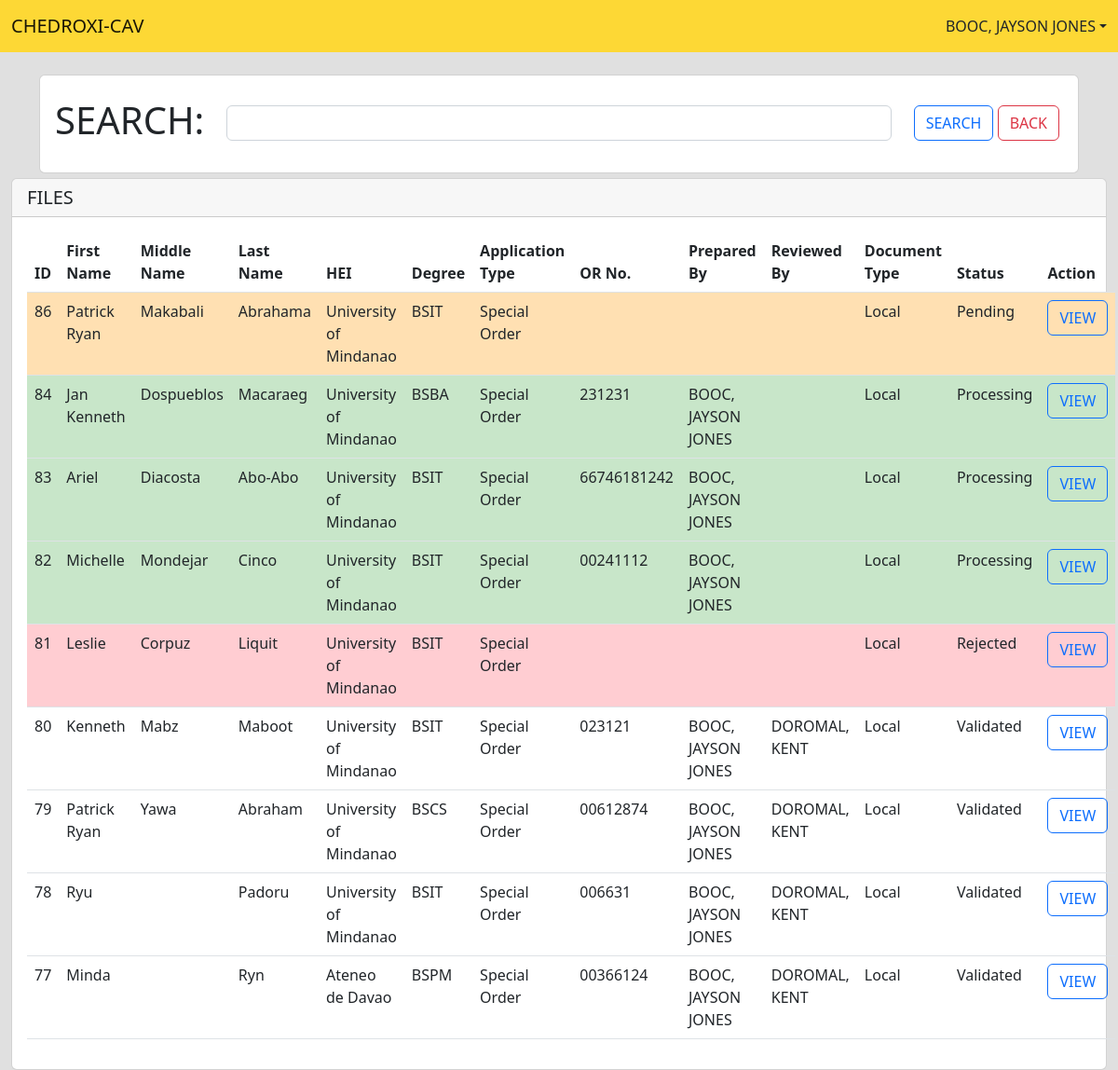
Page /pages/admin/pages/viewFiles.php (signed in) on the committed database.
### tables this page shows
CREATE TABLE `tbl_users` (
  `userID` int(11) NOT NULL,
  `lastname` varchar(30) NOT NULL,
  `firstname` varchar(50) NOT NULL,
  `username` varchar(30) NOT NULL,
  `password` varchar(30) NOT NULL,
  `emailAddress` varchar(50) NOT NULL,
  `roleID` int(11) NOT NULL,
  `picture` blob DEFAULT NULL,
  `active` varchar(3) NOT NULL
);

CREATE TABLE `tbl_process` (
  `ID` int(11) NOT NULL,
  `schoolID` int(11) NOT NULL,
  `firstName` varchar(50) NOT NULL,
  `middleName` varchar(50) NOT NULL,
  `lastName` varchar(50) NOT NULL,
  `courseID` int(11) NOT NULL,
  `applicationType` varchar(20) NOT NULL,
  `mode` varchar(20) NOT NULL,
  `SOnumber` varchar(20) DEFAULT NULL,
  `graduationDate` varchar(30) NOT NULL,
  `syStarted` varchar(30) NOT NULL,
  `syEnded` varchar(30) NOT NULL,
  `documentType` varchar(10) NOT NULL,
  `requestLetter` blob NOT NULL,
  `indorsementLetter` blob NOT NULL,
  `tor` blob NOT NULL,
  `diploma` blob NOT NULL,
  `ORnumber` varchar(30) DEFAULT NULL,
  `preparedBy` varchar(50) DEFAULT NULL,
  `reviewedBy` varchar(50) DEFAULT NULL,
  `commissionerID` int(11) DEFAULT NULL,
  `status` varchar(11) NOT NULL,
  `created_at` date DEFAULT NULL,
  `updated_at` date DEFAULT NULL,
  `updatedby` varchar(50) DEFAULT NULL,
  `active` varchar(3) NOT NULL
);

CREATE TABLE `tbl_schools` (
  `schoolID` int(11) NOT NULL,
  `schoolDesc` varchar(50) NOT NULL,
  `schoolCity` varchar(30) NOT NULL,
  `active` varchar(3) NOT NULL
);

CREATE TABLE `tbl_courses` (
  `courseID` int(11) NOT NULL,
  `schoolID` int(11) NOT NULL,
  `courseTitle` varchar(30) NOT NULL,
  `courseDesc` varchar(50) NOT NULL,
  `active` varchar(3) NOT NULL
);

### pages/admin/pages/viewFiles.php (the view, shortened to what this page needs)
<?php
require_once "../../../modules/dbconnection.php";
$UID = $_SESSION['UID'];
$sql = "select * from tbl_users where userID='$UID' limit 1";
$result = mysqli_query($connection,$sql);
$fetch=mysqli_fetch_assoc($result);
$user = $fetch['lastname'] . ', ' . $fetch['firstname'];
$search = $_GET['search'];
$sql = "select a.id,firstname,middlename,lastname,schooldesc,coursetitle,applicationtype,ornumber,preparedby,reviewedby,documenttype,status from tbl_process a inner join tbl_schools b inner join tbl_courses c where a.schoolid=b.schoolid and a.courseid=c.courseid and (firstname like '%$search%' or lastname like '%$search%' or schooldesc like '%$search%' or status like '%$search%') and a.active='yes' order by a.id desc limit 10";
$result = mysqli_query($connection,$sql);
?>
<!doctype html>
<html>
    <head>
        <link href="https://cdn.jsdelivr.net/npm/bootstrap@5.2.1/dist/css/bootstrap.min.css" rel="stylesheet">
    </head>
    <body class="body-bg">
        <nav class="navbar fixed-top" style="background-color: #FDD835;">
            <div class="container-fluid">
                <a class="navbar-brand">CHEDROXI-CAV</a>
                <li class="nav-item dropdown d-flex">
                    <a class="nav-link dropdown-toggle" href="#" role="button" data-bs-toggle="dropdown" aria-expanded="false"><?= $user ?></a>
                </li>
            </div>
        </nav>
        <div class="container">
            <div class="card">
                <div class="card-body">
                    <form method='POST' action="../../../modules/admin-viewfiles-route.php">
                        <div class="row">
                            <div class="col-2 mt-2"><label class="form-label"><h1>SEARCH:</h1></label></div>
                            <div class="col-8 mt-3">
                                <input type="text" class="form-control" name="search">
                            </div>
                            <div class="col-2 mt-3">
                                <input type="submit" class="btn btn-outline-primary" value="SEARCH">
                                <a href="../index.php" class="btn btn-outline-danger">BACK</a>
                            </div>
                        </div>
                    </form>
                </div>
            </div>
        </div>
        <div class="container-fluid">
            <div class="card">
                <h5 class="card-header">FILES</h5>
                <div class="card-body">
                    <table class="table">
                        <thead>
                            <tr>
                                <th>ID</th>
                                <th>First Name</th>
                                <th>Middle Name</th>
                                <th>Last Name</th>
                                <th>HEI</th>
                                <th>Degree</th>
                                <th>Application Type</th>
                                <th>OR No.</th>
                                <th>Prepared By</th>
                                <th>Reviewed By</th>
                                <th>Document Type</th>
                                <th>Status</th>
                                <th>Action</th>
                            </tr>
                        </thead>
                        <tbody>
                            <?php while($fetch = mysqli_fetch_assoc($result)) { ?>
                                <tr <?php if ($fetch['status'] == 'Pending') {echo "style='background-color:#FFE0B2;'";} elseif ($fetch['status'] == 'Processing') {echo "style='background-color:#C8E6C9;'";} elseif ($fetch['status'] == 'Rejected') {echo "style='background-color:#FFCDD2;'";}?>>
                                    <td><?=$fetch['id']?></td>
                                    <td><?=$fetch['firstname']?></td>
                                    <td><?=$fetch['middlename']?></td>
                                    <td><?=$fetch['lastname']?></td>
                                    <td><?=$fetch['schooldesc']?></td>
                                    <td><?=$fetch['coursetitle']?></td>
                                    <td><?=$fetch['applicationtype']?></td>
                                    <td><?=$fetch['ornumber']?></td>
                                    <td><?=$fetch['preparedby']?></td>
                                    <td><?=$fetch['reviewedby']?></td>
                                    <td><?=$fetch['documenttype']?></td>
                                    <td><?=$fetch['status']?></td>
                                    <td><a href="viewFileDetails.php?id=<?=$fetch['id']?>" class="btn btn-outline-primary">VIEW</a></td>
                                </tr>
                            <?php } ?>
                        </tbody>
                    </table>
                </div>
            </div>
        </div>
    </body>
</html>

### pages/admin/pages/viewFiles.php (style rules this page uses)
.container { margin-top: 80px; margin-bottom: 5px; }
.body-bg { background-color:#E0E0E0; }

### rows in the picture
tbl_users: user "BOOC, JAYSON JONES"
tbl_process: ID "86", firstName "Patrick Ryan", middleName "Makabali", lastName "Abrahama", schoolID.schoolDesc "University of Mindanao", courseID.courseTitle "BSIT", applicationType "Special Order", documentType "Local", status "Pending"
tbl_process: ID "84", firstName "Jan Kenneth", middleName "Dospueblos", lastName "Macaraeg", schoolID.schoolDesc "University of Mindanao", courseID.courseTitle "BSBA", applicationType "Special Order", ORnumber "231231", preparedBy "BOOC, JAYSON JONES", documentType "Local", status "Processing"
tbl_process: ID "83", firstName "Ariel", middleName "Diacosta", lastName "Abo-Abo", schoolID.schoolDesc "University of Mindanao", courseID.courseTitle "BSIT", applicationType "Special Order", ORnumber "66746181242", preparedBy "BOOC, JAYSON JONES", documentType "Local", status "Processing"
tbl_process: ID "82", firstName "Michelle", middleName "Mondejar", lastName "Cinco", schoolID.schoolDesc "University of Mindanao", courseID.courseTitle "BSIT", applicationType "Special Order", ORnumber "00241112", preparedBy "BOOC, JAYSON JONES", documentType "Local", status "Processing"
tbl_process: ID "81", firstName "Leslie", middleName "Corpuz", lastName "Liquit", schoolID.schoolDesc "University of Mindanao", courseID.courseTitle "BSIT", applicationType "Special Order", documentType "Local", status "Rejected"
tbl_process: ID "80", firstName "Kenneth", middleName "Mabz", lastName "Maboot", schoolID.schoolDesc "University of Mindanao", courseID.courseTitle "BSIT", applicationType "Special Order", ORnumber "023121", preparedBy "BOOC, JAYSON JONES", reviewedBy "DOROMAL, KENT", documentType "Local", status "Validated"
tbl_process: ID "79", firstName "Patrick Ryan", middleName "Yawa", lastName "Abraham", schoolID.schoolDesc "University of Mindanao", courseID.courseTitle "BSCS", applicationType "Special Order", ORnumber "00612874", preparedBy "BOOC, JAYSON JONES", reviewedBy "DOROMAL, KENT", documentType "Local", status "Validated"
tbl_process: ID "78", firstName "Ryu", lastName "Padoru", schoolID.schoolDesc "University of Mindanao", courseID.courseTitle "BSIT", applicationType "Special Order", ORnumber "006631", preparedBy "BOOC, JAYSON JONES", reviewedBy "DOROMAL, KENT", documentType "Local", status "Validated"
tbl_process: ID "77", firstName "Minda", lastName "Ryn", schoolID.schoolDesc "Ateneo de Davao", courseID.courseTitle "BSPM", applicationType "Special Order", ORnumber "00366124", preparedBy "BOOC, JAYSON JONES", reviewedBy "DOROMAL, KENT", documentType "Local", status "Validated"
